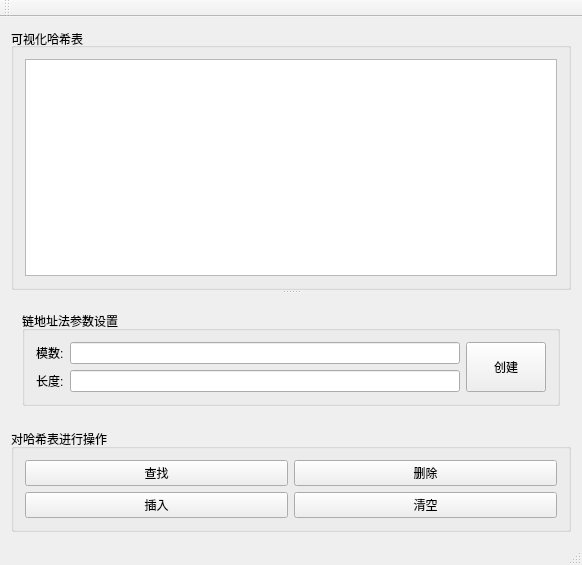
<?xml version="1.0" encoding="UTF-8"?>
<ui version="4.0">
 <class>MainWindow</class>
 <widget class="QMainWindow" name="MainWindow">
  <property name="geometry">
   <rect>
    <x>0</x>
    <y>0</y>
    <width>582</width>
    <height>565</height>
   </rect>
  </property>
  <property name="windowTitle">
   <string>MainWindow</string>
  </property>
  <widget class="QWidget" name="centralWidget">
   <layout class="QGridLayout" name="gridLayout_3">
    <item row="0" column="1">
     <widget class="QSplitter" name="splitter">
      <property name="enabled">
       <bool>true</bool>
      </property>
      <property name="sizePolicy">
       <sizepolicy hsizetype="Expanding" vsizetype="Minimum">
        <horstretch>0</horstretch>
        <verstretch>0</verstretch>
       </sizepolicy>
      </property>
      <property name="layoutDirection">
       <enum>Qt::LeftToRight</enum>
      </property>
      <property name="orientation">
       <enum>Qt::Vertical</enum>
      </property>
      <widget class="QGroupBox" name="groupBox_2">
       <property name="enabled">
        <bool>true</bool>
       </property>
       <property name="sizePolicy">
        <sizepolicy hsizetype="Fixed" vsizetype="Fixed">
         <horstretch>0</horstretch>
         <verstretch>0</verstretch>
        </sizepolicy>
       </property>
       <property name="title">
        <string>可视化哈希表</string>
       </property>
       <property name="alignment">
        <set>Qt::AlignLeading|Qt::AlignLeft|Qt::AlignVCenter</set>
       </property>
       <layout class="QGridLayout" name="gridLayout_2">
        <item row="2" column="0">
         <widget class="QTableWidget" name="tableWidgetOpen"/>
        </item>
       </layout>
      </widget>
      <widget class="QWidget" name="layoutWidget">
       <layout class="QGridLayout" name="gridLayout_5">
        <item row="0" column="0">
         <widget class="QGroupBox" name="groupBox_3">
          <property name="sizePolicy">
           <sizepolicy hsizetype="Preferred" vsizetype="Maximum">
            <horstretch>0</horstretch>
            <verstretch>0</verstretch>
           </sizepolicy>
          </property>
          <property name="title">
           <string>链地址法参数设置</string>
          </property>
          <layout class="QGridLayout" name="gridLayout_4">
           <item row="1" column="0">
            <layout class="QHBoxLayout" name="horizontalLayout">
             <property name="spacing">
              <number>6</number>
             </property>
             <item>
              <layout class="QVBoxLayout" name="verticalLayout_3" stretch="0,0">
               <property name="sizeConstraint">
                <enum>QLayout::SetFixedSize</enum>
               </property>
               <item>
                <widget class="QLabel" name="label">
                 <property name="enabled">
                  <bool>true</bool>
                 </property>
                 <property name="sizePolicy">
                  <sizepolicy hsizetype="Fixed" vsizetype="Preferred">
                   <horstretch>0</horstretch>
                   <verstretch>0</verstretch>
                  </sizepolicy>
                 </property>
                 <property name="contextMenuPolicy">
                  <enum>Qt::CustomContextMenu</enum>
                 </property>
                 <property name="layoutDirection">
                  <enum>Qt::RightToLeft</enum>
                 </property>
                 <property name="autoFillBackground">
                  <bool>false</bool>
                 </property>
                 <property name="text">
                  <string>模数:</string>
                 </property>
                </widget>
               </item>
               <item>
                <widget class="QLabel" name="label_2">
                 <property name="sizePolicy">
                  <sizepolicy hsizetype="Fixed" vsizetype="Preferred">
                   <horstretch>0</horstretch>
                   <verstretch>0</verstretch>
                  </sizepolicy>
                 </property>
                 <property name="layoutDirection">
                  <enum>Qt::RightToLeft</enum>
                 </property>
                 <property name="text">
                  <string>长度:</string>
                 </property>
                </widget>
               </item>
              </layout>
             </item>
             <item>
              <layout class="QVBoxLayout" name="verticalLayout_2">
               <item>
                <widget class="QLineEdit" name="lEdtMod">
                 <property name="sizePolicy">
                  <sizepolicy hsizetype="Expanding" vsizetype="Minimum">
                   <horstretch>0</horstretch>
                   <verstretch>0</verstretch>
                  </sizepolicy>
                 </property>
                 <property name="tabletTracking">
                  <bool>false</bool>
                 </property>
                </widget>
               </item>
               <item>
                <widget class="QLineEdit" name="lEdtTableSize">
                 <property name="sizePolicy">
                  <sizepolicy hsizetype="Minimum" vsizetype="Fixed">
                   <horstretch>0</horstretch>
                   <verstretch>0</verstretch>
                  </sizepolicy>
                 </property>
                </widget>
               </item>
              </layout>
             </item>
            </layout>
           </item>
           <item row="1" column="1">
            <widget class="QPushButton" name="Apply">
             <property name="sizePolicy">
              <sizepolicy hsizetype="Fixed" vsizetype="Preferred">
               <horstretch>0</horstretch>
               <verstretch>0</verstretch>
              </sizepolicy>
             </property>
             <property name="text">
              <string>创建</string>
             </property>
            </widget>
           </item>
          </layout>
         </widget>
        </item>
       </layout>
      </widget>
     </widget>
    </item>
    <item row="1" column="1">
     <widget class="QGroupBox" name="groupBox">
      <property name="sizePolicy">
       <sizepolicy hsizetype="Preferred" vsizetype="Maximum">
        <horstretch>0</horstretch>
        <verstretch>0</verstretch>
       </sizepolicy>
      </property>
      <property name="title">
       <string>对哈希表进行操作</string>
      </property>
      <layout class="QGridLayout" name="gridLayout">
       <item row="0" column="0">
        <layout class="QHBoxLayout" name="horizontalLayout_3">
         <item>
          <layout class="QVBoxLayout" name="verticalLayout_4">
           <item>
            <widget class="QPushButton" name="Search">
             <property name="text">
              <string>查找</string>
             </property>
            </widget>
           </item>
           <item>
            <widget class="QPushButton" name="Insert">
             <property name="text">
              <string>插入</string>
             </property>
            </widget>
           </item>
          </layout>
         </item>
         <item>
          <layout class="QVBoxLayout" name="verticalLayout">
           <item>
            <widget class="QPushButton" name="Delete">
             <property name="text">
              <string>删除</string>
             </property>
            </widget>
           </item>
           <item>
            <widget class="QPushButton" name="Clear">
             <property name="text">
              <string>清空</string>
             </property>
            </widget>
           </item>
          </layout>
         </item>
        </layout>
       </item>
      </layout>
     </widget>
    </item>
   </layout>
   <zorder>groupBox</zorder>
   <zorder>splitter</zorder>
  </widget>
  <widget class="QMenuBar" name="menuBar">
   <property name="geometry">
    <rect>
     <x>0</x>
     <y>0</y>
     <width>582</width>
     <height>21</height>
    </rect>
   </property>
  </widget>
  <widget class="QToolBar" name="mainToolBar">
   <attribute name="toolBarArea">
    <enum>TopToolBarArea</enum>
   </attribute>
   <attribute name="toolBarBreak">
    <bool>false</bool>
   </attribute>
  </widget>
  <widget class="QStatusBar" name="statusBar"/>
 </widget>
 <layoutdefault spacing="6" margin="11"/>
 <resources/>
 <connections/>
</ui>
